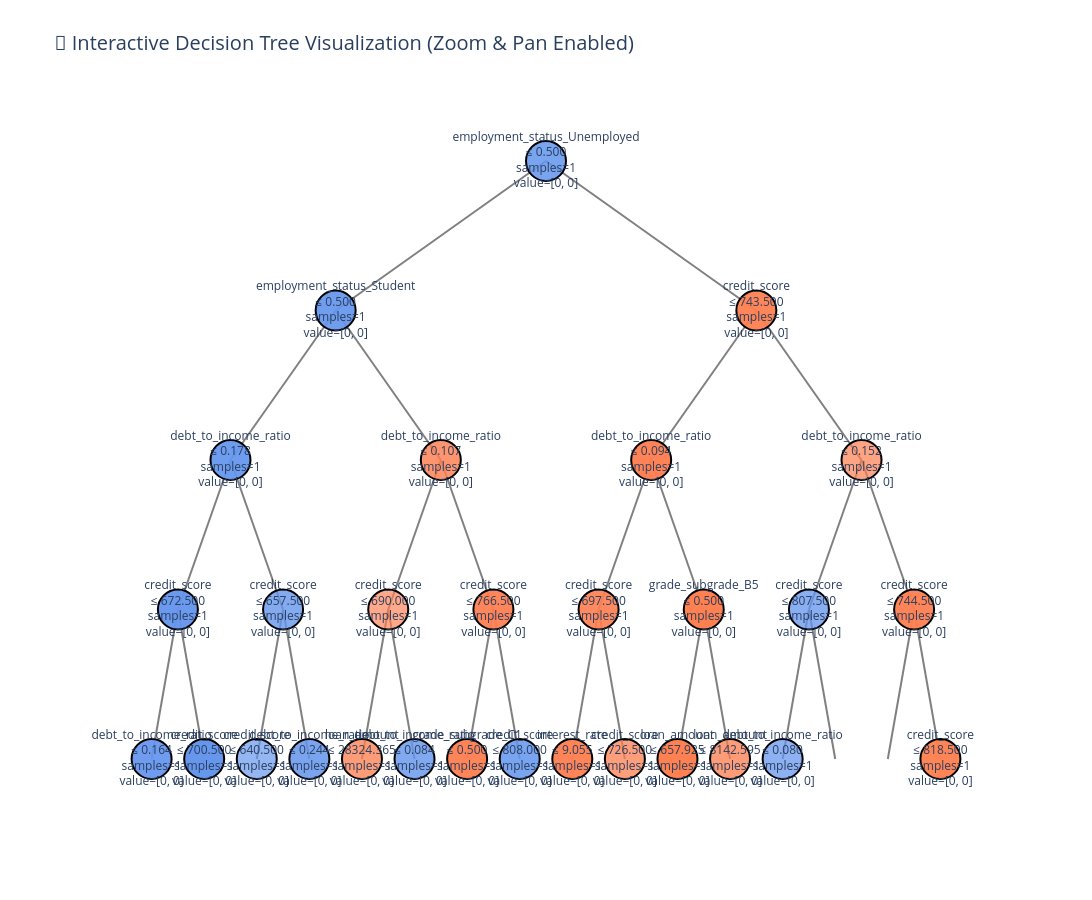
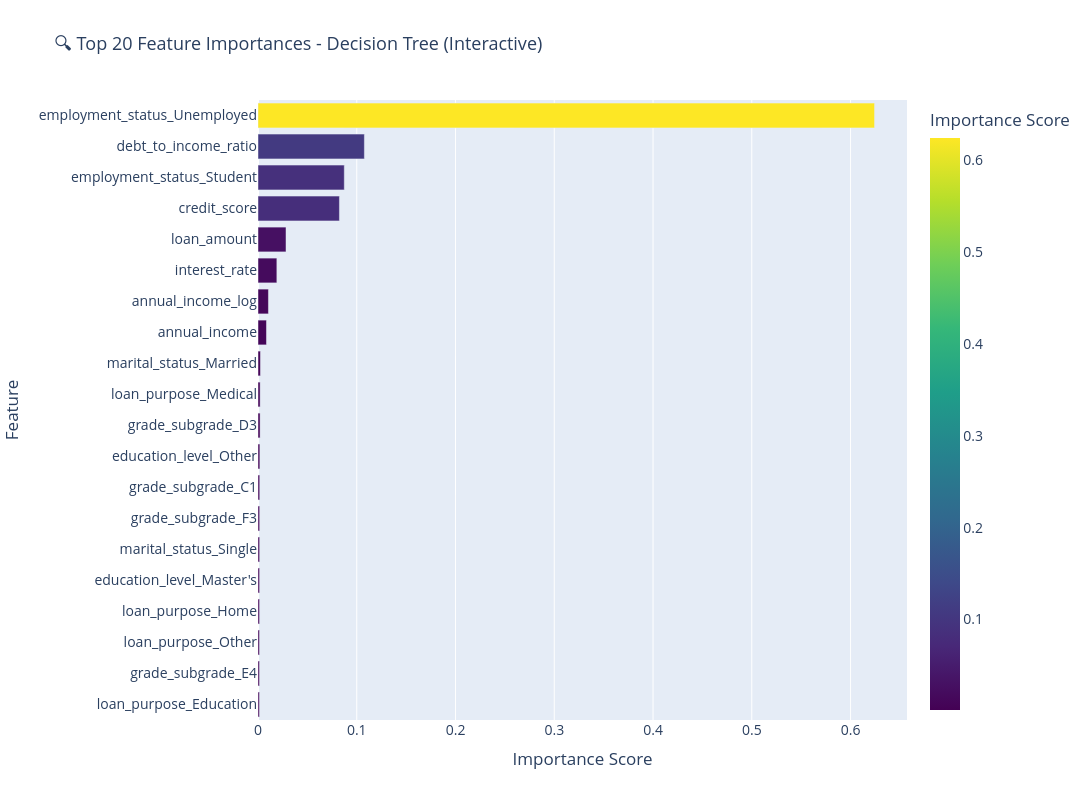
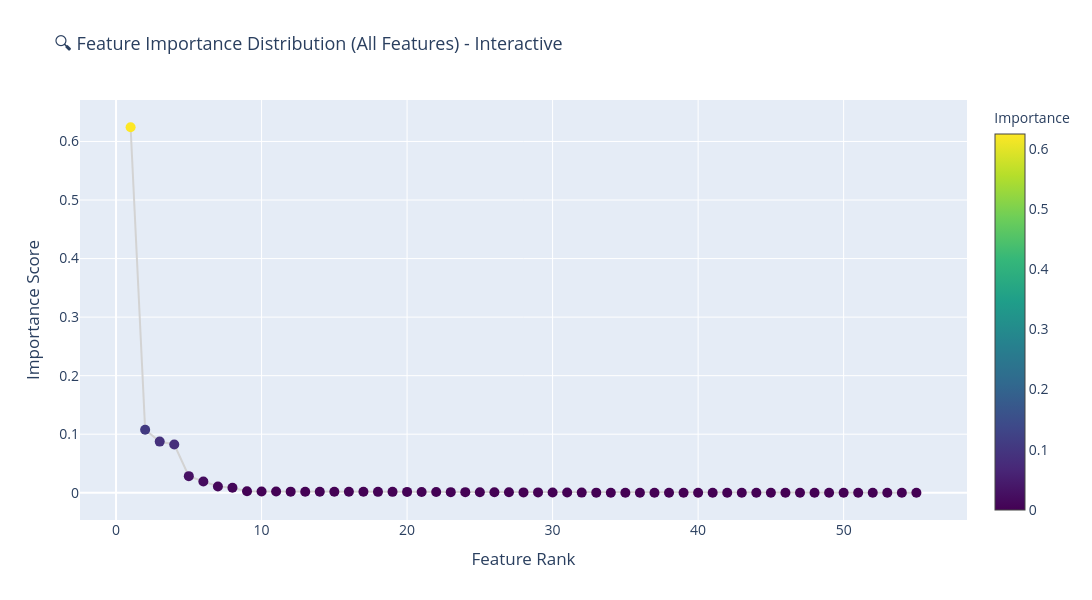

Source (notebook cell) for these figures, in order:
### Code cell
# Visualize the Decision Tree structure (limited depth for readability)
from sklearn import tree
import matplotlib.pyplot as plt
import plotly.express as px
import plotly.graph_objects as go
import numpy as np

dt = models['DecisionTree']

# Create interactive decision tree visualization using Plotly
def create_tree_plot(model, feature_names, max_depth=4):
    """Create an interactive Plotly visualization of the decision tree"""
    
    tree_model = model.tree_
    
    # Build tree structure
    def build_tree_structure(node_id=0, depth=0, x=0.5, y=1.0, x_offset=0.25):
        if depth > max_depth or tree_model.feature[node_id] == -2:
            return [], [], []
        
        # Node info
        feature_idx = tree_model.feature[node_id]
        threshold = tree_model.threshold[node_id]
        value = tree_model.value[node_id][0]
        
        # Prepare node label
        if feature_idx != -2:
            feature_name = feature_names[feature_idx]
            label = f"{feature_name}<br>≤ {threshold:.3f}<br>samples={int(value.sum())}<br>value={[int(v) for v in value]}"
        else:
            label = f"Leaf<br>samples={int(value.sum())}<br>value={[int(v) for v in value]}"
        
        # Node color based on class majority
        if value[1] > value[0]:
            color = f'rgba(100, 149, 237, {0.3 + 0.7 * (value[1] / value.sum())})'  # Blue for Paid
        else:
            color = f'rgba(255, 127, 80, {0.3 + 0.7 * (value[0] / value.sum())})'  # Orange for Not Paid
        
        nodes = [(x, y, label, color)]
        edges_x = []
        edges_y = []
        
        # Left child
        left_child = tree_model.children_left[node_id]
        if left_child != -1 and depth < max_depth:
            left_x = x - x_offset / (2 ** depth)
            left_y = y - 0.15
            edges_x.extend([x, left_x, None])
            edges_y.extend([y, left_y, None])
            left_nodes, left_edges_x, left_edges_y = build_tree_structure(
                left_child, depth + 1, left_x, left_y, x_offset
            )
            nodes.extend(left_nodes)
            edges_x.extend(left_edges_x)
            edges_y.extend(left_edges_y)
        
        # Right child
        right_child = tree_model.children_right[node_id]
        if right_child != -1 and depth < max_depth:
            right_x = x + x_offset / (2 ** depth)
            right_y = y - 0.15
            edges_x.extend([x, right_x, None])
            edges_y.extend([y, right_y, None])
            right_nodes, right_edges_x, right_edges_y = build_tree_structure(
                right_child, depth + 1, right_x, right_y, x_offset
            )
            nodes.extend(right_nodes)
            edges_x.extend(right_edges_x)
            edges_y.extend(right_edges_y)
        
        return nodes, edges_x, edges_y
    
    nodes, edges_x, edges_y = build_tree_structure()
    
    # Create figure
    fig = go.Figure()
    
    # Add edges
    fig.add_trace(go.Scatter(
        x=edges_x, y=edges_y,
        mode='lines',
        line=dict(color='gray', width=2),
        hoverinfo='none',
        showlegend=False
    ))
    
    # Add nodes
    node_x = [n[0] for n in nodes]
    node_y = [n[1] for n in nodes]
    node_text = [n[2] for n in nodes]
    node_color = [n[3] for n in nodes]
    
    fig.add_trace(go.Scatter(
        x=node_x, y=node_y,
        mode='markers+text',
        marker=dict(
            size=40,
            color=node_color,
            line=dict(color='black', width=2)
        ),
        text=node_text,
        textposition='middle center',
        hovertext=node_text,
        hoverinfo='text',
        showlegend=False
    ))
    
    fig.update_layout(
        title=dict(
            text='🌳 Interactive Decision Tree Visualization (Zoom & Pan Enabled)',
            font=dict(size=20)
        ),
        showlegend=False,
        hovermode='closest',
        xaxis=dict(showgrid=False, zeroline=False, showticklabels=False),
        yaxis=dict(showgrid=False, zeroline=False, showticklabels=False),
        width=1400,
        height=900,
        plot_bgcolor='white'
    )
    
    return fig

# Create and display interactive tree
print("🌳 Generating interactive decision tree visualization...")
fig_tree = create_tree_plot(dt, X_val.columns, max_depth=4)
fig_tree.show()

print("\n💡 Usage Instructions:")
print("✓ Scroll wheel - Zoom in/out to view node details")
print("✓ Click & drag - Pan the view")
print("✓ Hover - Display complete node information")
print("✓ Double-click - Reset to original view\n")

# Feature importance from Decision Tree
feature_importance = pd.DataFrame({
    'feature': X_val.columns,
    'importance': dt.feature_importances_
}).sort_values('importance', ascending=False).head(20)

# Interactive Plotly bar chart for feature importance (top 20) - LARGER
fig = px.bar(feature_importance, 
             x='importance', 
             y='feature', 
             orientation='h',
             title='🔍 Top 20 Feature Importances - Decision Tree (Interactive)',
             labels={'importance': 'Importance Score', 'feature': 'Feature'},
             color='importance',
             color_continuous_scale='Viridis',
             hover_data={'importance': ':.4f'})

fig.update_layout(
    height=800,  # Increased height
    width=1200,  # Added width
    yaxis={'categoryorder': 'total ascending'},
    showlegend=False,
    hovermode='closest',
    font=dict(size=14),
    title_font=dict(size=18)
)
fig.show()

# Interactive scatter plot showing feature importance distribution
fig2 = go.Figure()

# Get all features sorted by importance
all_features = pd.DataFrame({
    'feature': X_val.columns,
    'importance': dt.feature_importances_
}).sort_values('importance', ascending=False).reset_index(drop=True)

all_features['rank'] = range(1, len(all_features) + 1)

fig2.add_trace(go.Scatter(
    x=all_features['rank'],
    y=all_features['importance'],
    mode='markers+lines',
    marker=dict(
        size=10,  # Larger markers
        color=all_features['importance'],
        colorscale='Viridis',
        showscale=True,
        colorbar=dict(title='Importance', titlefont=dict(size=14))
    ),
    text=all_features['feature'],
    hovertemplate='<b>%{text}</b><br>Rank: %{x}<br>Importance: %{y:.4f}<extra></extra>',
    line=dict(color='lightgray', width=2)
))

fig2.update_layout(
    title='🔍 Feature Importance Distribution (All Features) - Interactive',
    xaxis_title='Feature Rank',
    yaxis_title='Importance Score',
    height=600,
    width=1200,
    hovermode='closest',
    font=dict(size=14),
    title_font=dict(size=18)
)
fig2.show()

print('\n📊 Top 20 Most Important Features:')
display(feature_importance)

print("\n" + "="*60)
print("🔧 Interactive Chart Usage Guide:")
print("="*60)
print("✓ Mouse scroll wheel: Zoom in/out")
print("✓ Click & drag: Pan the view")
print("✓ Double-click: Reset view")
print("✓ Hover: Display detailed data")
print("✓ Toolbar: Top-right corner with zoom, pan, save options")
print("="*60)

### Figure 1 — Plotly figure (JSON) as saved in the notebook; plotly's stock layout.template omitted (floating-point values rounded to 4 significant figures)
{"data": [{"hoverinfo": "none", "line": {"color": "gray", "width": 2}, "mode": "lines", "showlegend": false, "type": "scatter", "x": [0.5, 0.25, null, 0.25, 0.125, null, 0.125, 0.0625, null, 0.0625, 0.03125, null, 0.0625, 0.09375, null, 0.125, 0.1875, null, 0.1875, 0.1562, null, 0.1875, 0.2188, null, 0.25, 0.375, null, 0.375, 0.3125, null, 0.3125, 0.2812, null, 0.3125, 0.3438, null, 0.375, 0.4375, null, 0.4375, 0.4062, null, 0.4375, 0.4688, null, 0.5, 0.75, null, 0.75, 0.625, null, 0.625, 0.5625, null, 0.5625, 0.5312, null, 0.5625, 0.5938, null, 0.625, 0.6875, null, 0.6875, 0.6562, null, 0.6875, 0.7188, null, 0.75, 0.875, null, 0.875, 0.8125, null, 0.8125, 0.7812, null, 0.8125, 0.8438, null, 0.875, 0.9375, null, 0.9375, 0.9062, null, 0.9375, 0.9688, null], "y": [1, 0.85, null, 0.85, 0.7, null, 0.7, 0.55, null, 0.55, 0.4, null, 0.55, 0.4, null, 0.7, 0.55, null, 0.55, 0.4, null, 0.55, 0.4, null, 0.85, 0.7, null, 0.7, 0.55, null, 0.55, 0.4, null, 0.55, 0.4, null, 0.7, 0.55, null, 0.55, 0.4, null, 0.55, 0.4, null, 1, 0.85, null, 0.85, 0.7, null, 0.7, 0.55, null, 0.55, 0.4, null, 0.55, 0.4, null, 0.7, 0.55, null, 0.55, 0.4, null, 0.55, 0.4, null, 0.85, 0.7, null, 0.7, 0.55, null, 0.55, 0.4, null, 0.55, 0.4, null, 0.7, 0.55, null, 0.55, 0.4, null, 0.55, 0.4, null]}, {"hoverinfo": "text", "hovertext": ["employment_status_Unemployed<br>≤ 0.500<br>samples=1<br>value=[0, 0]", "employment_status_Student<br>≤ 0.500<br>samples=1<br>value=[0, 0]", "debt_to_income_ratio<br>≤ 0.178<br>samples=1<br>value=[0, 0]", "credit_score<br>≤ 672.500<br>samples=1<br>value=[0, 0]", "debt_to_income_ratio<br>≤ 0.164<br>samples=1<br>value=[0, 0]", "credit_score<br>≤ 700.500<br>samples=1<br>value=[0, 0]", "credit_score<br>≤ 657.500<br>samples=1<br>value=[0, 0]", "credit_score<br>≤ 640.500<br>samples=1<br>value=[0, 0]", "debt_to_income_ratio<br>≤ 0.244<br>samples=1<br>value=[0, 0]", "debt_to_income_ratio<br>≤ 0.107<br>samples=1<br>value=[0, 0]", "credit_score<br>≤ 690.000<br>samples=1<br>value=[0, 0]", "loan_amount<br>≤ 28324.365<br>samples=1<br>value=[0, 0]", "debt_to_income_ratio<br>≤ 0.084<br>samples=1<br>value=[0, 0]", "credit_score<br>≤ 766.500<br>samples=1<br>value=[0, 0]", "grade_subgrade_C1<br>≤ 0.500<br>samples=1<br>value=[0, 0]", "credit_score<br>≤ 808.000<br>samples=1<br>value=[0, 0]", "credit_score<br>≤ 743.500<br>samples=1<br>value=[0, 0]", "debt_to_income_ratio<br>≤ 0.094<br>samples=1<br>value=[0, 0]", "credit_score<br>≤ 697.500<br>samples=1<br>value=[0, 0]", "interest_rate<br>≤ 9.055<br>samples=1<br>value=[0, 0]", "credit_score<br>≤ 726.500<br>samples=1<br>value=[0, 0]", "grade_subgrade_B5<br>≤ 0.500<br>samples=1<br>value=[0, 0]", "loan_amount<br>≤ 657.925<br>samples=1<br>value=[0, 0]", "loan_amount<br>≤ 8142.595<br>samples=1<br>value=[0, 0]", "debt_to_income_ratio<br>≤ 0.152<br>samples=1<br>value=[0, 0]", "credit_score<br>≤ 807.500<br>samples=1<br>value=[0, 0]", "debt_to_income_ratio<br>≤ 0.080<br>samples=1<br>value=[0, 0]", "credit_score<br>≤ 744.500<br>samples=1<br>value=[0, 0]", "credit_score<br>≤ 818.500<br>samples=1<br>value=[0, 0]"], "marker": {"color": ["rgba(100, 149, 237, 0.85916875)", "rgba(100, 149, 237, 0.9210493091113137)", "rgba(100, 149, 237, 0.9320779127434773)", "rgba(100, 149, 237, 0.9590671353854068)", "rgba(100, 149, 237, 0.9260726072607262)", "rgba(100, 149, 237, 0.9801348693453216)", "rgba(100, 149, 237, 0.7921777777777778)", "rgba(100, 149, 237, 0.689272503082614)", "rgba(100, 149, 237, 0.8501737317581655)", "rgba(255, 127, 80, 0.825)", "rgba(255, 127, 80, 0.6668965517241379)", "rgba(255, 127, 80, 0.7666666666666666)", "rgba(100, 149, 237, 0.8115384615384615)", "rgba(255, 127, 80, 0.9402010050251255)", "rgba(255, 127, 80, 0.9530927835051546)", "rgba(100, 149, 237, 0.8599999999999999)", "rgba(255, 127, 80, 0.9469879518072288)", "rgba(255, 127, 80, 0.966563275434243)", "rgba(255, 127, 80, 0.9124999999999999)", "rgba(255, 127, 80, 0.9582901554404144)", "rgba(255, 127, 80, 0.7518181818181818)", "rgba(255, 127, 80, 0.9905913978494623)", "rgba(255, 127, 80, 0.9911949685534591)", "rgba(255, 127, 80, 0.7666666666666666)", "rgba(255, 127, 80, 0.7061068702290076)", "rgba(100, 149, 237, 0.7576923076923077)", "rgba(100, 149, 237, 0.7338028169014084)", "rgba(255, 127, 80, 0.9471698113207547)", "rgba(255, 127, 80, 0.9596153846153845)"], "line": {"color": "black", "width": 2}, "size": 40}, "mode": "markers+text", "showlegend": false, "text": ["employment_status_Unemployed<br>≤ 0.500<br>samples=1<br>value=[0, 0]", "employment_status_Student<br>≤ 0.500<br>samples=1<br>value=[0, 0]", "debt_to_income_ratio<br>≤ 0.178<br>samples=1<br>value=[0, 0]", "credit_score<br>≤ 672.500<br>samples=1<br>value=[0, 0]", "debt_to_income_ratio<br>≤ 0.164<br>samples=1<br>value=[0, 0]", "credit_score<br>≤ 700.500<br>samples=1<br>value=[0, 0]", "credit_score<br>≤ 657.500<br>samples=1<br>value=[0, 0]", "credit_score<br>≤ 640.500<br>samples=1<br>value=[0, 0]", "debt_to_income_ratio<br>≤ 0.244<br>samples=1<br>value=[0, 0]", "debt_to_income_ratio<br>≤ 0.107<br>samples=1<br>value=[0, 0]", "credit_score<br>≤ 690.000<br>samples=1<br>value=[0, 0]", "loan_amount<br>≤ 28324.365<br>samples=1<br>value=[0, 0]", "debt_to_income_ratio<br>≤ 0.084<br>samples=1<br>value=[0, 0]", "credit_score<br>≤ 766.500<br>samples=1<br>value=[0, 0]", "grade_subgrade_C1<br>≤ 0.500<br>samples=1<br>value=[0, 0]", "credit_score<br>≤ 808.000<br>samples=1<br>value=[0, 0]", "credit_score<br>≤ 743.500<br>samples=1<br>value=[0, 0]", "debt_to_income_ratio<br>≤ 0.094<br>samples=1<br>value=[0, 0]", "credit_score<br>≤ 697.500<br>samples=1<br>value=[0, 0]", "interest_rate<br>≤ 9.055<br>samples=1<br>value=[0, 0]", "credit_score<br>≤ 726.500<br>samples=1<br>value=[0, 0]", "grade_subgrade_B5<br>≤ 0.500<br>samples=1<br>value=[0, 0]", "loan_amount<br>≤ 657.925<br>samples=1<br>value=[0, 0]", "loan_amount<br>≤ 8142.595<br>samples=1<br>value=[0, 0]", "debt_to_income_ratio<br>≤ 0.152<br>samples=1<br>value=[0, 0]", "credit_score<br>≤ 807.500<br>samples=1<br>value=[0, 0]", "debt_to_income_ratio<br>≤ 0.080<br>samples=1<br>value=[0, 0]", "credit_score<br>≤ 744.500<br>samples=1<br>value=[0, 0]", "credit_score<br>≤ 818.500<br>samples=1<br>value=[0, 0]"], "textposition": "middle center", "type": "scatter", "x": [0.5, 0.25, 0.125, 0.0625, 0.03125, 0.09375, 0.1875, 0.1562, 0.2188, 0.375, 0.3125, 0.2812, 0.3438, 0.4375, 0.4062, 0.4688, 0.75, 0.625, 0.5625, 0.5312, 0.5938, 0.6875, 0.6562, 0.7188, 0.875, 0.8125, 0.7812, 0.9375, 0.9688], "y": [1, 0.85, 0.7, 0.55, 0.4, 0.4, 0.55, 0.4, 0.4, 0.7, 0.55, 0.4, 0.4, 0.55, 0.4, 0.4, 0.85, 0.7, 0.55, 0.4, 0.4, 0.55, 0.4, 0.4, 0.7, 0.55, 0.4, 0.55, 0.4]}], "layout": {"height": 900, "hovermode": "closest", "plot_bgcolor": "white", "showlegend": false, "title": {"font": {"size": 20}, "text": "🌳 Interactive Decision Tree Visualization (Zoom & Pan Enabled)"}, "width": 1400, "xaxis": {"showgrid": false, "showticklabels": false, "zeroline": false}, "yaxis": {"showgrid": false, "showticklabels": false, "zeroline": false}}}

### Figure 2 — Plotly figure (JSON) as saved in the notebook; plotly's stock layout.template omitted (floating-point values rounded to 4 significant figures)
{"data": [{"alignmentgroup": "True", "hovertemplate": "Importance Score=%{marker.color:.4f}<br>Feature=%{y}<extra></extra>", "legendgroup": "", "marker": {"color": [0.6243, 0.1077, 0.08737, 0.08245, 0.02837, 0.0191, 0.01057, 0.008578, 0.002469, 0.002161, 0.00212, 0.001869, 0.00175, 0.001681, 0.001647, 0.001596, 0.001581, 0.001518, 0.001495, 0.001433], "coloraxis": "coloraxis", "pattern": {"shape": ""}}, "name": "", "offsetgroup": "", "orientation": "h", "showlegend": false, "textposition": "auto", "type": "bar", "x": [0.6243, 0.1077, 0.08737, 0.08245, 0.02837, 0.0191, 0.01057, 0.008578, 0.002469, 0.002161, 0.00212, 0.001869, 0.00175, 0.001681, 0.001647, 0.001596, 0.001581, 0.001518, 0.001495, 0.001433], "xaxis": "x", "y": ["employment_status_Unemployed", "debt_to_income_ratio", "employment_status_Student", "credit_score", "loan_amount", "interest_rate", "annual_income_log", "annual_income", "marital_status_Married", "loan_purpose_Medical", "grade_subgrade_D3", "education_level_Other", "grade_subgrade_C1", "grade_subgrade_F3", "marital_status_Single", "education_level_Master's", "loan_purpose_Home", "loan_purpose_Other", "grade_subgrade_E4", "loan_purpose_Education"], "yaxis": "y"}], "layout": {"barmode": "relative", "coloraxis": {"colorbar": {"title": {"text": "Importance Score"}}, "colorscale": [[0, "#440154"], [0.1111, "#482878"], [0.2222, "#3e4989"], [0.3333, "#31688e"], [0.4444, "#26828e"], [0.5556, "#1f9e89"], [0.6667, "#35b779"], [0.7778, "#6ece58"], [0.8889, "#b5de2b"], [1, "#fde725"]]}, "font": {"size": 14}, "height": 800, "hovermode": "closest", "legend": {"tracegroupgap": 0}, "showlegend": false, "title": {"font": {"size": 18}, "text": "🔍 Top 20 Feature Importances - Decision Tree (Interactive)"}, "width": 1200, "xaxis": {"anchor": "y", "domain": [0, 1], "title": {"text": "Importance Score"}}, "yaxis": {"anchor": "x", "categoryorder": "total ascending", "domain": [0, 1], "title": {"text": "Feature"}}}}

### Figure 3 — Plotly figure (JSON) as saved in the notebook; plotly's stock layout.template omitted (floating-point values rounded to 4 significant figures)
{"data": [{"hovertemplate": "<b>%{text}</b><br>Rank: %{x}<br>Importance: %{y:.4f}<extra></extra>", "line": {"color": "lightgray", "width": 2}, "marker": {"color": [0.6243, 0.1077, 0.08737, 0.08245, 0.02837, 0.0191, 0.01057, 0.008578, 0.002469, 0.002161, 0.00212, 0.001869, 0.00175, 0.001681, 0.001647, 0.001596, 0.001581, 0.001518, 0.001495, 0.001433, 0.001302, 0.001188, 0.001048, 0.001011, 0.0009743, 0.0009062, 0.0008703, 0.0006273, 0.0005919, 0.0005018, 0.000458, 0.0002341, 0.0001879, 9.911e-05, 9.091e-05, 8.309e-05, 4.719e-05, 0, 0, 0, 0, 0, 0, 0, 0, 0, 0, 0, 0, 0, 0, 0, 0, 0, 0], "colorbar": {"title": {"font": {"size": 14}, "text": "Importance"}}, "colorscale": [[0, "#440154"], [0.1111, "#482878"], [0.2222, "#3e4989"], [0.3333, "#31688e"], [0.4444, "#26828e"], [0.5556, "#1f9e89"], [0.6667, "#35b779"], [0.7778, "#6ece58"], [0.8889, "#b5de2b"], [1, "#fde725"]], "showscale": true, "size": 10}, "mode": "markers+lines", "text": ["employment_status_Unemployed", "debt_to_income_ratio", "employment_status_Student", "credit_score", "loan_amount", "interest_rate", "annual_income_log", "annual_income", "marital_status_Married", "loan_purpose_Medical", "grade_subgrade_D3", "education_level_Other", "grade_subgrade_C1", "grade_subgrade_F3", "marital_status_Single", "education_level_Master's", "loan_purpose_Home", "loan_purpose_Other", "grade_subgrade_E4", "loan_purpose_Education", "gender_Male", "loan_purpose_Car", "grade_subgrade_C3", "grade_subgrade_E2", "education_level_High School", "grade_subgrade_C5", "grade_subgrade_D1", "loan_purpose_Vacation", "grade_subgrade_C4", "grade_subgrade_D5", "grade_subgrade_B2", "grade_subgrade_D2", "grade_subgrade_B5", "grade_subgrade_E1", "grade_subgrade_E5", "grade_subgrade_B4", "education_level_PhD", "grade_subgrade_E3", "grade_subgrade_D4", "grade_subgrade_F4", "grade_subgrade_F2", "grade_subgrade_F1", "grade_subgrade_A3", "grade_subgrade_C2", "grade_subgrade_B3", "grade_subgrade_B1", "grade_subgrade_A5", "grade_subgrade_A4", "grade_subgrade_A2", "loan_purpose_Debt consolidation", "employment_status_Self-employed", "employment_status_Retired", "marital_status_Widowed", "gender_Other", "grade_subgrade_F5"], "type": "scatter", "x": [1, 2, 3, 4, 5, 6, 7, 8, 9, 10, 11, 12, 13, 14, 15, 16, 17, 18, 19, 20, 21, 22, 23, 24, 25, 26, 27, 28, 29, 30, 31, 32, 33, 34, 35, 36, 37, 38, 39, 40, 41, 42, 43, 44, 45, 46, 47, 48, 49, 50, 51, 52, 53, 54, 55], "y": [0.6243, 0.1077, 0.08737, 0.08245, 0.02837, 0.0191, 0.01057, 0.008578, 0.002469, 0.002161, 0.00212, 0.001869, 0.00175, 0.001681, 0.001647, 0.001596, 0.001581, 0.001518, 0.001495, 0.001433, 0.001302, 0.001188, 0.001048, 0.001011, 0.0009743, 0.0009062, 0.0008703, 0.0006273, 0.0005919, 0.0005018, 0.000458, 0.0002341, 0.0001879, 9.911e-05, 9.091e-05, 8.309e-05, 4.719e-05, 0, 0, 0, 0, 0, 0, 0, 0, 0, 0, 0, 0, 0, 0, 0, 0, 0, 0]}], "layout": {"font": {"size": 14}, "height": 600, "hovermode": "closest", "title": {"font": {"size": 18}, "text": "🔍 Feature Importance Distribution (All Features) - Interactive"}, "width": 1200, "xaxis": {"title": {"text": "Feature Rank"}}, "yaxis": {"title": {"text": "Importance Score"}}}}
